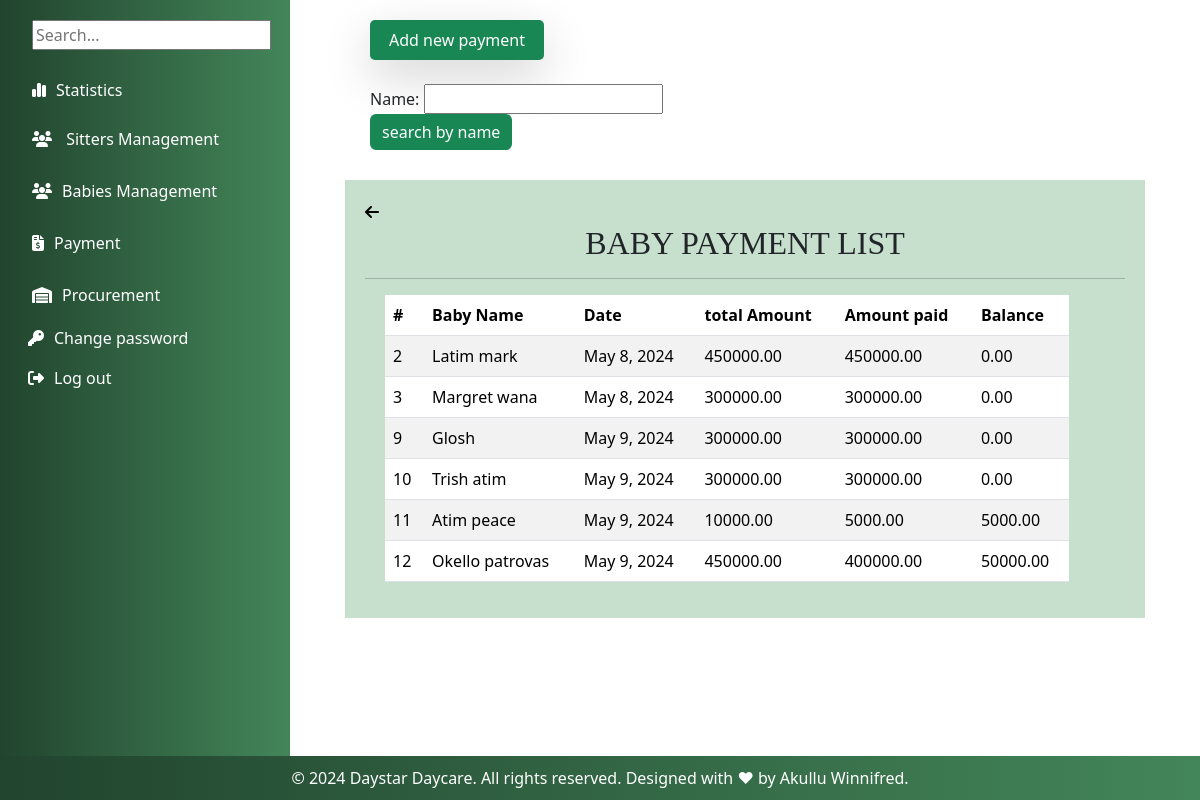
Page /babypaymentlist/ (signed in) on the earlier database version.
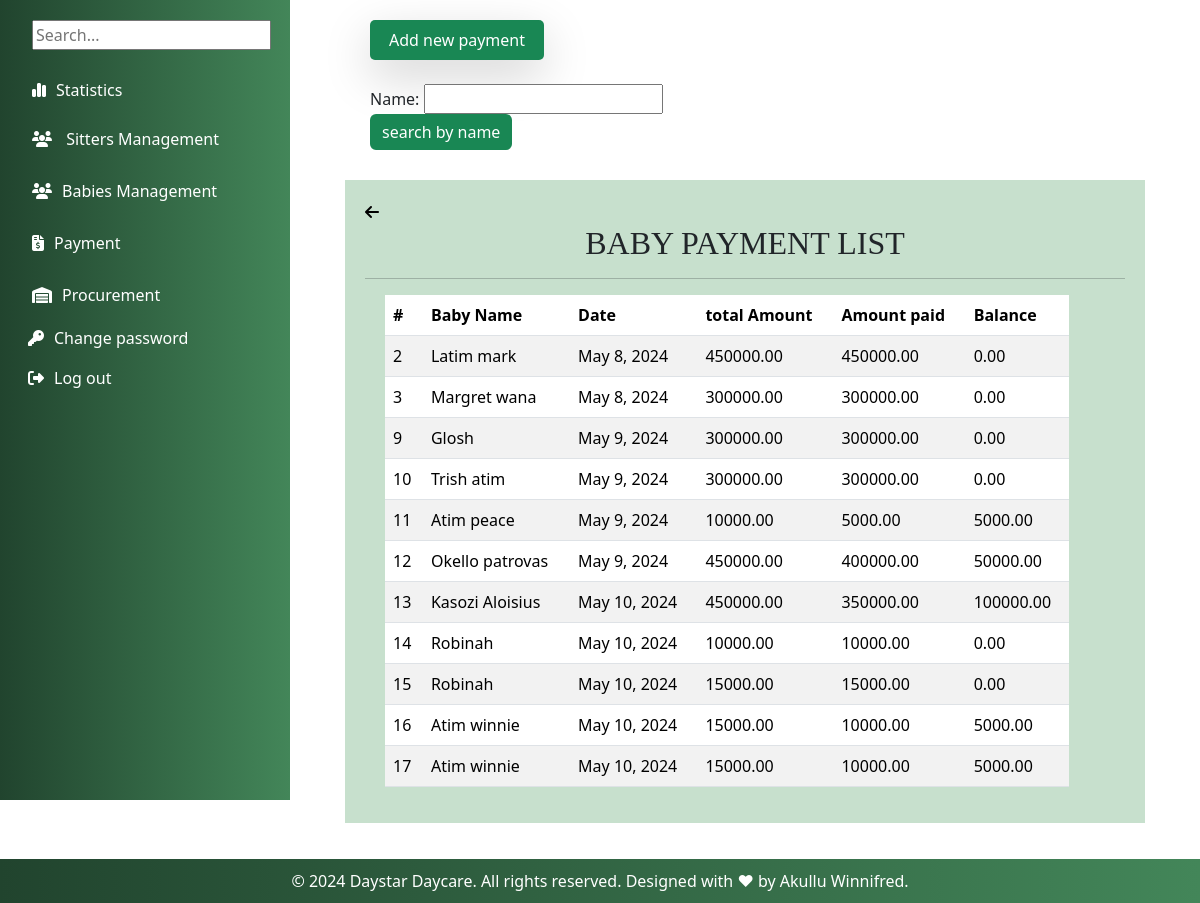
Same page on the later database version.
### myapp/models.py (models this page shows, shortened)
class BabyPayment(models.Model):
    name = models.CharField(max_length=200,validators=[validate_letters])
    payment_date = models.DateField()
    full_day = models.BooleanField(default=False,blank=True)
    half_day = models.BooleanField(default=False,blank=True)
    monthly = models.BooleanField(default=False,blank=True)
    monthly = models.BooleanField(default=False,blank=True)
    total_amount_due = models.DecimalField(max_digits=10, decimal_places=2,blank=True)
    amount_paid = models.DecimalField(max_digits=10, decimal_places=2)
    remaining_balance = models.DecimalField(max_digits=10, decimal_places=2,default=False,blank=True)

### myapp/views.py (the view)
# urls.py: path('babypaymentlist/',views.babypaymentlist,name='babypaymentlist'),
@login_required
def babypaymentlist(request):
    payment=BabyPayment.objects.all().order_by('id')
    payment_filter=payment_Filter(request.GET,queryset=payment)
    payment = payment_filter.qs
    return render(request,'baby_payments/babypaymentlist.html',{'babypayment':payment,'payment_filter':payment_filter})

### myapp/templates/baby_payments/babypaymentlist.html (shortened to what this page needs)
{% extends 'base.html' %}
{% block content %}
<button class="p-2 bg-teal-500 rounded-lg shadow-lg bg bg-success"
    style="margin-left: 60px; border-radius: 5px; border: #B4BDFF; width: 20%; height: 5%;"><a
        style="color: white; text-decoration: none;" href="/sitterpayment">Add new payment</a></button>
<br><br>
<form method="GET" style="margin-left: 60px;">
    {{ payment_filter.form }}
    <input type="submit" value = "search by name" class="btn btn-primary bg bg-success" style="border: none;">
    </form>
<div class="container">
    <div>
        <a href="{% url 'babypaymentlist' %}"> <i class="fa-solid fa-arrow-left" style="color: black;"></i></a>
       </div>
    <h2 class="text-center">BABY PAYMENT LIST</h2><hr>
    <table class="table table-striped" style="width: 90%; margin-left: 20px;">
        <thead>
            <tr>
                <th>#</th>
                <th>Baby Name</th>
                <th>Date</th>
                <th>total Amount</th>
                <th>Amount paid</th>
                <th>Balance</th>
            </tr>
        </thead>
        <tbody>
            {% for each in babypayment %}
            <tr>
                <td> {{each.id}}</td>
                <td>{{each.name}}</td>
                <td>{{each.payment_date}}</td>
                <td>{{each.total_amount_due}}</td>
                <td>{{each.amount_paid}}</td>
                <td>{{each.remaining_balance}}</td>
</div>
</tr>
{% endfor %}
{% endblock %}

### myapp/templates/base.html (shortened to what this page needs)
{% load static %}
<!DOCTYPE html>
<html lang="en">
<head>
    <link rel="stylesheet" href="{% static 'css/base.css' %}">
    <link rel="stylesheet" href="../static/styles/bootstrap/css/bootstrap.css" />
    <link rel="stylesheet" href="https://cdnjs.cloudflare.com/ajax/libs/font-awesome/6.5.2/css/all.min.css"
 />
    {% load bootstrap5 %}
    {% bootstrap_css %}
</head>
<body>
    <div class="sidebar">
        <div class="container-fluid">
            <div class="row">
              <div class="search-container">
                <input type="text" id="sidebarSearchInput" placeholder="Search...">
            </div>
                <div class="col-auto col-md-3 col-xl-2 px-sm-2 px-0 "
                    style="width: 250px">
                    <ul class="nav nav-pills flex-column mb-sm-auto mb-0 align-items-center align-items-sm-start"
                        id="sidebarList">
                        <li class="nav-item">
                            <a href="{% url 'home' %}" class="nav-link align-middle px-0">
                                <span class="ms-1 d-none d-sm-inline" style="color: white !important"><i
                                        class="fa-solid fa-chart-simple" style="margin-right: 10px"></i>Statistics</span>
                            </a>
                        </li>
                        <li>
                          <a
                            href="#submenu1"
                            data-bs-toggle="collapse"
                            class="nav-link px-0 align-middle"
                          >
                            <span
                              class="ms-1 d-none d-sm-inline"
                              style="color: white !important"
                              ><i
                                class="fa-solid fa-users"
                                style="margin-right: 10px"
                              ></i>
                              Sitters Management</span
                            >
                          </a>
                        </li>
                        <li>
                            <a
                              href="#submenu2"
                              data-bs-toggle="collapse"
                              class="nav-link px-0 align-middle"
                            >
                              <span
                                class="ms-1 d-none d-sm-inline"
                                style="color: white !important"
                                ><i
                                class="fa-solid fa-users"
                                style="margin-right: 10px"
                              ></i>Babies Management</span
                              >
                            </a>
                          </li>
                        <li>
                          <a
                            href="#submenu3"
                            data-bs-toggle="collapse"
                            class="nav-link px-0 align-middle"
                          >
                            <span
                              class="ms-1 d-none d-sm-inline"
                              style="color: white !important"
                              ><i
                                class="fa-solid fa-file-invoice-dollar"
                                style="margin-right: 10px"
                              ></i
                              >Payment</span
                            >
                          </a>
                        </li>
                        <li>
                          <a
                            href="#submenu5"
                            data-bs-toggle="collapse"
                            class="nav-link px-0 align-middle"
                          >
                            <span
                              class="ms-1 d-none d-sm-inline"
                              style="color: white !important"
                              ><i
                                class="fa-solid fa-warehouse"
                                style="margin-right: 10px"
                              ></i
                              >Procurement</span
                            >
                          </a>
                        </li>
                        <li>
                            <li>
                              <a href="{% url 'change-password' %}" class="nav-link px-0">
                                <span
                                  class="d-none d-sm-inline"
                                  style="color: white !important"
                                  ><i class="fa fa-key" aria-hidden="true"
                                  style="margin-right: 10px"></i>Change password</i></span
                                >
                              </a>
                            </li>
                            <li>
                              <a href="{% url 'logout' %}" class="nav-link px-0">
                                <span
                                  class="d-none d-sm-inline"
                                  style="color: white !important"
                                  ><i class="fa-solid fa-right-from-bracket"
                                  style="margin-right: 10px"></i>Log out</i></span
                                >
                              </a>
                            </li>
                          </ul>
            </div>
                    </div>
                  </div>
                </div>
    <div class="content">
        {% block content %}
        {% endblock %}
    <footer class="footer">
      © 2024 Daystar Daycare. All rights reserved. Designed with ♥ by Akullu Winnifred.
  </footer>
</body>
</html>

### myapp/static/css/base.css (style rules this page uses)
.sidebar { width: 250px; padding: 20px; background-color: #28a745; color: white; float: right; height: 143.5vh; display: flex; height: 100%; flex: 0 0 250px; background-color: #337357; color: white; overflow-y: auto; }
.content { margin-left: 290px; padding: 20px; }
.search-container { margin-bottom: 20px; }
.sidebar ul { list-style-type: none; padding: 0; }
.sidebar a { color: white; text-decoration: none; }
.footer { background-color: #28a745; text-align: center; padding: 10px; bottom: 0; display: flex; flex-direction: column; margin-bottom: 0; position: fixed; width: 100%; }
body { min-height: 100vh; }

### myapp/templates/base.html (style rules this page uses)
.sidebar { width: 290px; padding: 20px; background: linear-gradient(to right, #21442e, #438659); color: white; float: left; height: 100vh; position: fixed; }
.content { margin-left: 290px; padding: 20px; }
.search-container { margin-bottom: 20px; }
.sidebar ul { list-style-type: none; padding: 0; }
.sidebar a { color: white; text-decoration: none; }
.footer { background: linear-gradient(to right, #21442e, #438659); color: white; }

### myapp/templates/baby_payments/babypaymentlist.html (style rules this page uses)
.container { padding-top: 20px; margin-top: 30px; margin-bottom: 60px; max-width: 800px; background-color: rgba(153, 198, 165, 0.55); padding: 20px; }
h2 { font-family: Georgia, 'Times New Roman', Times, serif; text-align: center; }

Differences in the rows shown:
added BabyPayment: id "13", name "Kasozi Aloisius", payment_date "May 10, 2024", total_amount_due "450000.00", amount_paid "350000.00", remaining_balance "100000.00"
added BabyPayment: id "14", name "Robinah", payment_date "May 10, 2024", total_amount_due "10000.00", amount_paid "10000.00", remaining_balance "0.00"
added BabyPayment: id "15", name "Robinah", payment_date "May 10, 2024", total_amount_due "15000.00", amount_paid "15000.00", remaining_balance "0.00"
added BabyPayment: id "16", name "Atim winnie", payment_date "May 10, 2024", total_amount_due "15000.00", amount_paid "10000.00", remaining_balance "5000.00"
added BabyPayment: id "17", name "Atim winnie", payment_date "May 10, 2024", total_amount_due "15000.00", amount_paid "10000.00", remaining_balance "5000.00"
